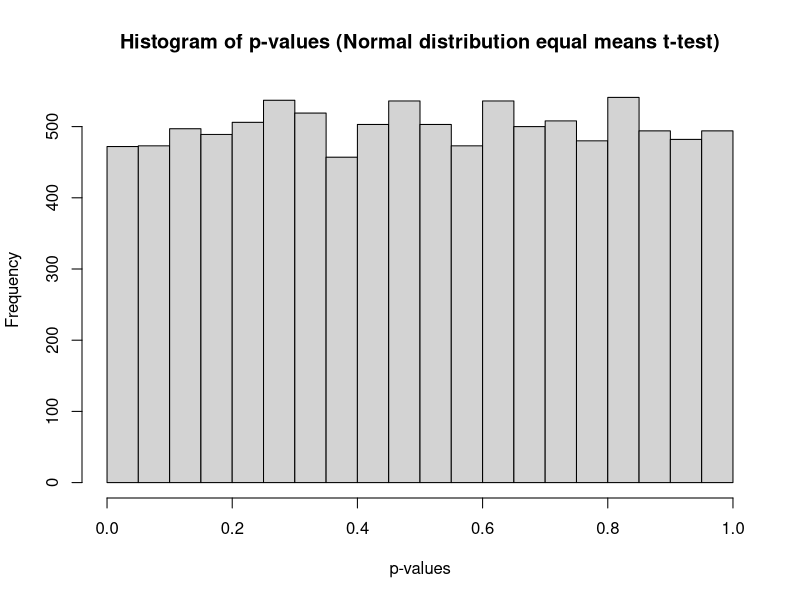
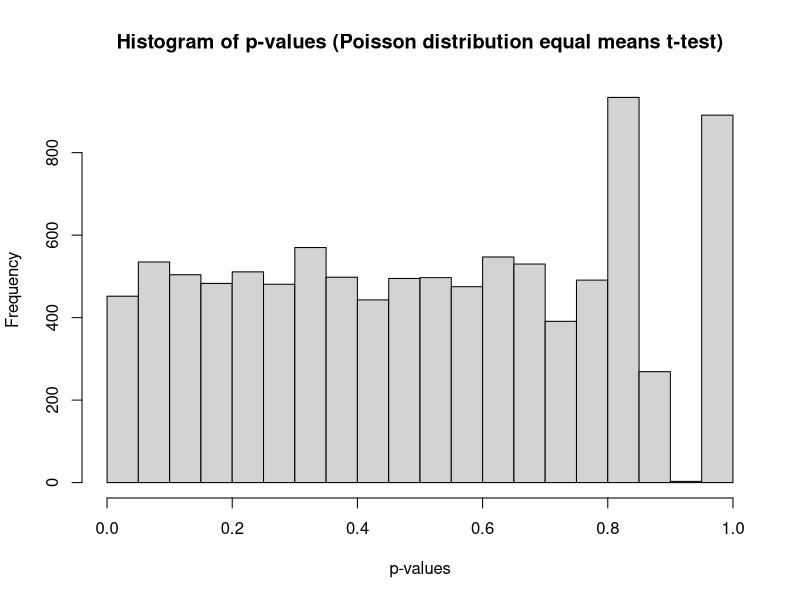
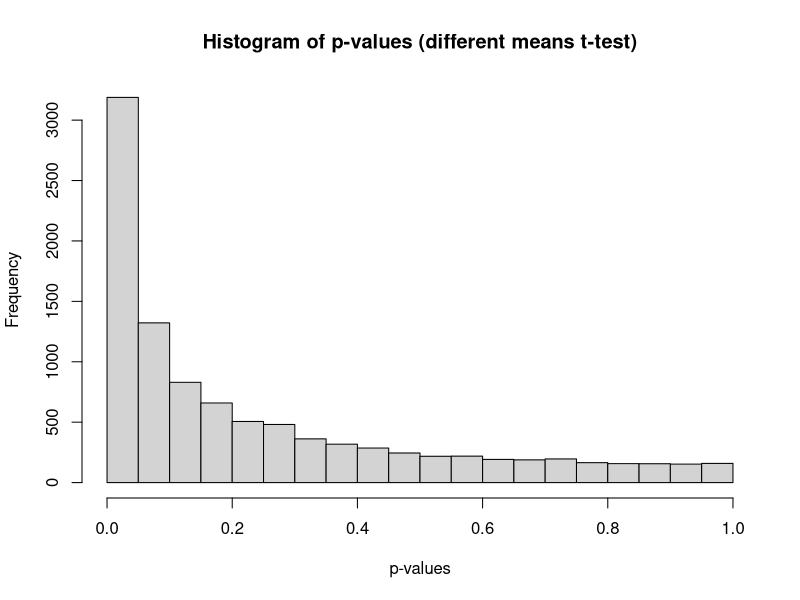
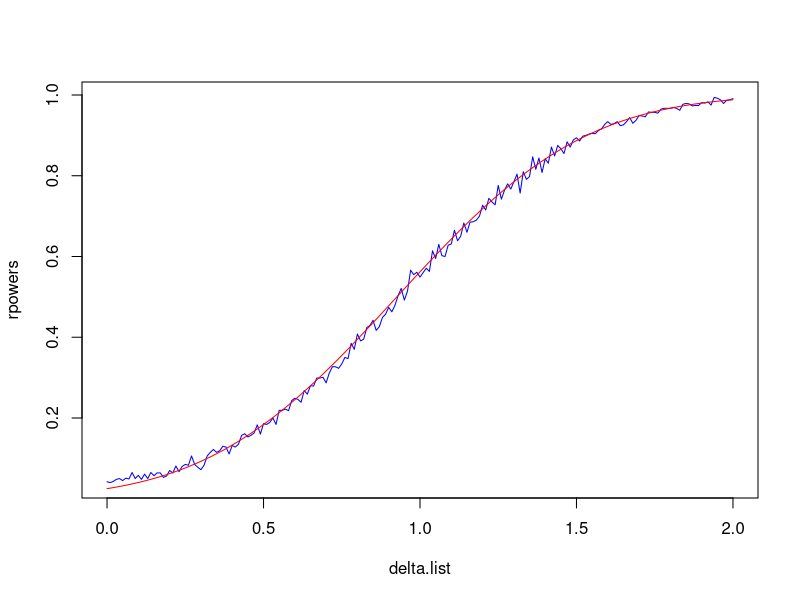

These charts were generated, in order, by the following R code: (Note: a time limit stopped this script after it produced the figures.)
# Task 1, 9
s <- rnorm(10)
t <- rnorm(10)
print(t.test(s, t))

p <- rpois(10, 1)
q <- rpois(10, 1)
print(t.test(p, q))

# Task 2, 9
results.normal <- replicate(10000, t.test(rnorm(10), rnorm(10))$p.value)
results.poisson <- replicate(10000, t.test(rpois(10, 1), rpois(10, 1))$p.value)
hist(results.normal, xlab = "p-values", ylab = "Frequency", main = "Histogram of p-values (Normal distribution equal means t-test)")
hist(results.poisson, xlab = "p-values", ylab = "Frequency", main = "Histogram of p-values (Poisson distribution equal means t-test)")

# Task 3
test.custom.means <- function(x, v) {
  pvalues <- c()
  for (i in 1:10000) {
    s <- rnorm(10, x, v)
    t <- rnorm(10, -x, v)
    pvalues <- append(pvalues, t.test(s, t)$p.value)
  }
  return(pvalues)
}

hist(test.custom.means(0.35, 1), xlab = "p-values", ylab = "Frequency", main = "Histogram of p-values (different means t-test)")

# Task 4
tpowers <- c()
rpowers <- c()
delta.list <- seq(0, 2, 0.01)
for (d in delta.list) {
  pvalues <- replicate(1000, t.test(rnorm(10, -d/2), rnorm(10, d/2))$p.value)
  tpowers <- append(tpowers, power.t.test(10, delta = d)$power)
  rpowers <- append(rpowers, sum(pvalues < 0.05) / 1000)
}
plot(delta.list, rpowers, type = "l", col = "blue")
lines(delta.list, tpowers, col = "red")

# Task 5
for (sample.size in c(10, 100, 1000)) {
  v.equal.power <- c()
  v.unequal.power <- c()
  for (d in delta.list) {
    pvalues.equal <- c()
    pvalues.unequal <- c()
    for (i in 1:1000) {
      s <- rnorm(sample.size, -d/2)
      t <- rnorm(sample.size, d/2)
      pvalues.equal <- append(pvalues.equal, t.test(s, t, var.equal = TRUE)$p.value)
      pvalues.unequal <- append(pvalues.unequal, t.test(s, t)$p.value)
    }
    v.equal.power <- append(v.equal.power, sum(pvalues.equal < 0.05) / 1000)
    v.unequal.power <- append(v.unequal.power, sum(pvalues.unequal < 0.05) / 1000)
  }
  plot(delta.list, v.equal.power, type = "l", col = "blue", main = paste0("Plot with sample size ", sample.size))
  points(delta.list, v.unequal.power, col = "red", pch = 20, cex = 0.5)
}
